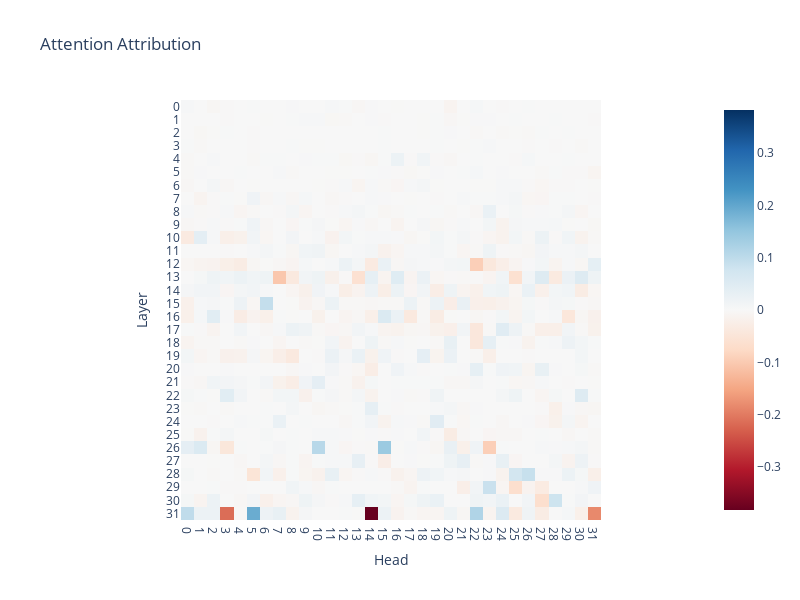
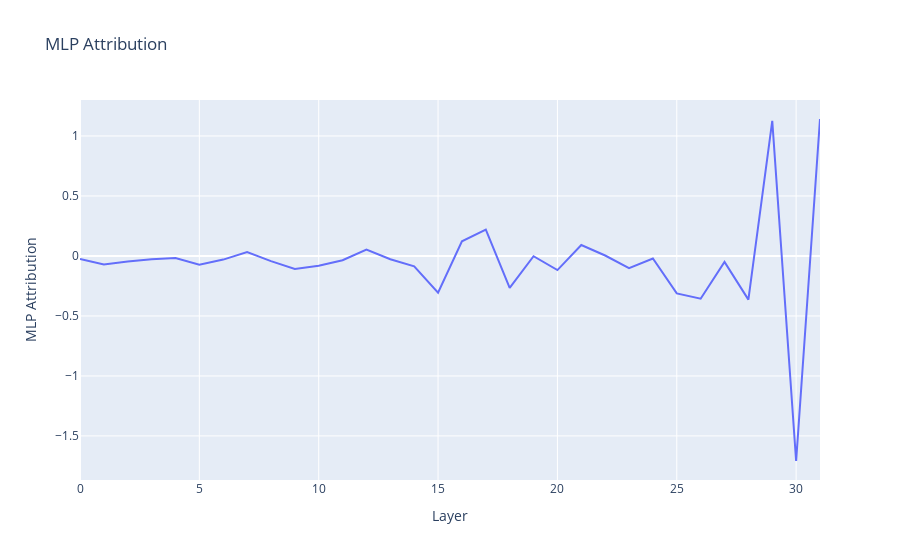

Notebook code for these charts, in order:
### Code cell
mean_attn_attr = attn_attr.mean(0)
mean_mlp_attr = mlp_attr.mean(0)  # layer

combined = np.concatenate([mean_mlp_attr.reshape(-1,1),mean_attn_attr],axis = 1) # (Layer + Head)

def imshow(tensor, ylabel=None, xlabel=None, x_axis_label=None, y_axis_label=None, width=800, height=600, **kwargs):
    fig = px.imshow(
        tensor,
        color_continuous_midpoint=0.0,
        color_continuous_scale="RdBu",
        **kwargs,
    )
    
    # Set tick labels if provided
    if ylabel is not None:
        fig.update_yaxes(tickmode='array', tickvals=list(range(len(ylabel))), ticktext=ylabel)
    if xlabel is not None:
        fig.update_xaxes(tickmode='array', tickvals=list(range(len(xlabel))), ticktext=xlabel)

    # Set figure size and axis labels
    fig.update_layout(
        width=width,
        height=height,
        xaxis_title=x_axis_label,
        yaxis_title=y_axis_label,
    )

    fig.show()

imshow(mean_attn_attr,ylabel = list(range(mean_attn_attr.shape[0])),xlabel = list(range(mean_attn_attr.shape[1])),title = 'Attention Attribution', x_axis_label = 'Head', y_axis_label = 'Layer')
line(mean_mlp_attr,x_labels = list(range(mean_mlp_attr.shape[0])),x_label = 'Layer',y_label = 'MLP Attribution',title = 'MLP Attribution')

### Figure 1 — Plotly figure (JSON) as saved in the notebook; plotly's stock layout.template omitted (floating-point values rounded to 4 significant figures; data arrays with more than 128 entries replaced by an {"elided": "..."} marker saying what was removed)
{"data": [{"coloraxis": "coloraxis", "hovertemplate": "x: %{x}<br>y: %{y}<br>color: %{z}<extra></extra>", "name": "0", "type": "heatmap", "xaxis": "x", "yaxis": "y", "z": {"elided": "32x32 float values"}}], "layout": {"coloraxis": {"cmid": 0, "colorscale": [[0, "rgb(103,0,31)"], [0.1, "rgb(178,24,43)"], [0.2, "rgb(214,96,77)"], [0.3, "rgb(244,165,130)"], [0.4, "rgb(253,219,199)"], [0.5, "rgb(247,247,247)"], [0.6, "rgb(209,229,240)"], [0.7, "rgb(146,197,222)"], [0.8, "rgb(67,147,195)"], [0.9, "rgb(33,102,172)"], [1, "rgb(5,48,97)"]]}, "height": 600, "title": {"text": "Attention Attribution"}, "width": 800, "xaxis": {"anchor": "y", "constrain": "domain", "domain": [0, 1], "scaleanchor": "y", "tickmode": "array", "ticktext": [0, 1, 2, 3, 4, 5, 6, 7, 8, 9, 10, 11, 12, 13, 14, 15, 16, 17, 18, 19, 20, 21, 22, 23, 24, 25, 26, 27, 28, 29, 30, 31], "tickvals": [0, 1, 2, 3, 4, 5, 6, 7, 8, 9, 10, 11, 12, 13, 14, 15, 16, 17, 18, 19, 20, 21, 22, 23, 24, 25, 26, 27, 28, 29, 30, 31], "title": {"text": "Head"}}, "yaxis": {"anchor": "x", "autorange": "reversed", "constrain": "domain", "domain": [0, 1], "tickmode": "array", "ticktext": [0, 1, 2, 3, 4, 5, 6, 7, 8, 9, 10, 11, 12, 13, 14, 15, 16, 17, 18, 19, 20, 21, 22, 23, 24, 25, 26, 27, 28, 29, 30, 31], "tickvals": [0, 1, 2, 3, 4, 5, 6, 7, 8, 9, 10, 11, 12, 13, 14, 15, 16, 17, 18, 19, 20, 21, 22, 23, 24, 25, 26, 27, 28, 29, 30, 31], "title": {"text": "Layer"}}}}

### Figure 2 — Plotly figure (JSON) as saved in the notebook; plotly's stock layout.template omitted (floating-point values rounded to 4 significant figures)
{"data": [{"hovertemplate": "x=%{x}<br>y=%{y}<extra></extra>", "legendgroup": "", "line": {"color": "#636efa", "dash": "solid"}, "marker": {"symbol": "circle"}, "mode": "lines", "name": "", "orientation": "v", "showlegend": false, "type": "scatter", "x": [0, 1, 2, 3, 4, 5, 6, 7, 8, 9, 10, 11, 12, 13, 14, 15, 16, 17, 18, 19, 20, 21, 22, 23, 24, 25, 26, 27, 28, 29, 30, 31], "xaxis": "x", "y": [-0.02418, -0.07172, -0.04567, -0.02828, -0.01764, -0.07373, -0.03028, 0.03296, -0.04333, -0.1083, -0.08204, -0.03607, 0.0533, -0.02744, -0.08662, -0.3057, 0.1216, 0.2187, -0.2668, -0.002436, -0.118, 0.09104, 0.003558, -0.1014, -0.02109, -0.3119, -0.3561, -0.04958, -0.3638, 1.126, -1.709, 1.141], "yaxis": "y"}], "layout": {"legend": {"tracegroupgap": 0}, "title": {"text": "MLP Attribution"}, "xaxis": {"anchor": "y", "domain": [0, 1], "title": {"text": "Layer"}}, "yaxis": {"anchor": "x", "domain": [0, 1], "title": {"text": "MLP Attribution"}}}}
